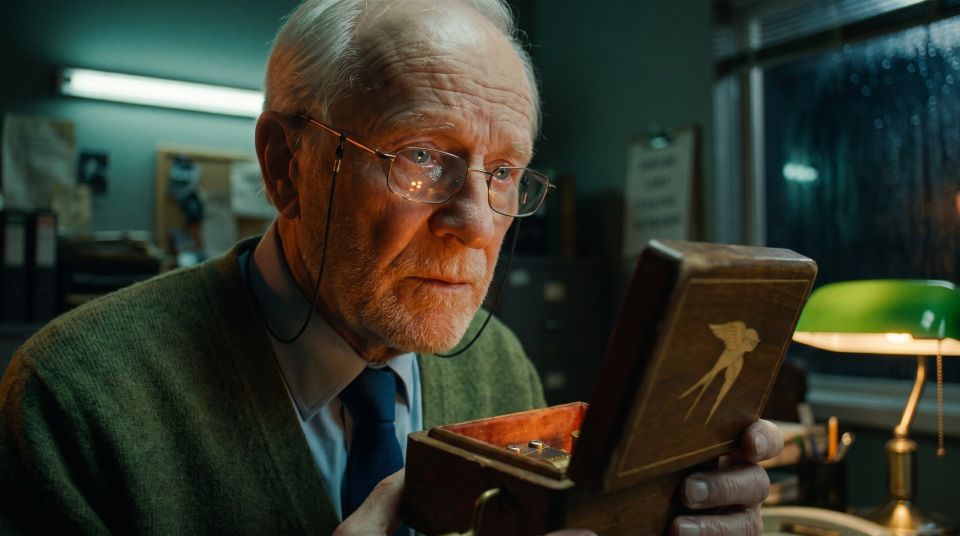
#> input picture pipeline/stills/s01_sh06_c0b54850.jpg, 1920 x 1072 px, found by its file name (shown at 1/2 size)
$ python build_process_slides.py
#> lines starting #> are read from the running program, lines starting #| are printed output that depends on the picture
#!/usr/bin/env python3
"""Build the step-by-step slides (1920x1080) of how LOST & FOUND was made on the LetzAI canvas template,
from the section renders in images/canvas_sections, then write process_carousel.pdf."""
import os
import numpy as np
from PIL import Image, ImageDraw, ImageFont

ROOT = os.path.dirname(os.path.dirname(os.path.abspath(__file__)))
SEC = os.path.join(ROOT, "images/canvas_sections"); MT = os.path.join(ROOT, "../movie_test")
OUT = os.path.join(ROOT, "images/process"); os.makedirs(OUT, exist_ok=True)
F = "/usr/share/fonts/truetype/dejavu/DejaVuSans.ttf"; FB = "/usr/share/fonts/truetype/dejavu/DejaVuSans-Bold.ttf"
f = lambda s, b=False: ImageFont.truetype(FB if b else F, s)
BG = (11, 11, 13); W, H = 1920, 1080; HEAD = 150
COL = {"01": "#e08a1e", "02": "#14b8a6", "03": "#22c55e", "04": "#3b82f6", "05": "#ef4444", "": "#a1a1aa"}
STEP = {"01": "Brief & script", "02": "Look dev", "03": "Locked bible", "04": "Shot boards", "05": "Animate & deliver"}
sec = lambda n: Image.open(os.path.join(SEC, n)).convert("RGB")


def bg_rows(img):
    a = np.asarray(img).astype(int)
    return (np.abs(a - np.array(BG)).sum(2) > 40).sum(1) <= img.width * 0.012


def split(img, n):
    """Cut a tall image into n parts at background rows and lay them side by side."""
    free = np.where(bg_rows(img))[0]; cuts = [0]
    for k in range(1, n):
        t = img.height * k // n; cuts.append(int(free[np.abs(free - t).argmin()]))
    cuts.append(img.height)
    parts = [img.crop((0, a, img.width, b)) for a, b in zip(cuts, cuts[1:])]
    out = Image.new("RGB", (sum(p.width for p in parts) + 40 * (n - 1), max(p.height for p in parts)), BG); x = 0
    for p in parts:
        out.paste(p, (x, 0)); x += p.width + 40
    return out


def side(*imgs, gap=40):
    out = Image.new("RGB", (sum(i.width for i in imgs) + gap * (len(imgs) - 1), max(i.height for i in imgs)), BG); x = 0
    for i in imgs:
        out.paste(i, (x, (out.height - i.height) // 2)); x += i.width + gap
    return out


n = 0


def slide(step, title, caption, img=None):
    global n
    n += 1
    s = Image.new("RGB", (W, H), BG); d = ImageDraw.Draw(s); c = COL[step]
    d.rectangle([0, 0, W, 8], fill=c)
    if step:
        pill = f"STEP {step} · {STEP[step]}".upper(); pw = int(f(24, True).getlength(pill)) + 40
        d.rounded_rectangle([60, 36, 60 + pw, 84], 24, fill=c)
        d.text((80, 44), pill, font=f(24, True), fill="#0b0b0d")
        d.text((60 + pw + 30, 38), title, font=f(40, True), fill="#f4f4f5")
    else:
        d.text((60, 38), title, font=f(40, True), fill="#f4f4f5")
    d.text((60, 100), caption, font=f(24), fill="#a1a1aa")
    if img is not None:
        sc = min((W - 80) / img.width, (H - HEAD - 30) / img.height)
        im = img.resize((int(img.width * sc), int(img.height * sc)), Image.LANCZOS)
        s.paste(im, ((W - im.width) // 2, HEAD + (H - HEAD - 30 - im.height) // 2))
    s.save(os.path.join(OUT, f"{n:02d}.png")); return s


slides = []
# cover
cov = Image.open(os.path.join(MT, "stills/s01_sh06_c0b54850.jpg")).convert("RGB").resize((W, H))
cov = Image.blend(cov, Image.new("RGB", (W, H), BG), 0.55); d = ImageDraw.Draw(cov)
#> after `cov = Image.blend(cov, Image.new('RGB', (W, H), BG), 0.55)`:
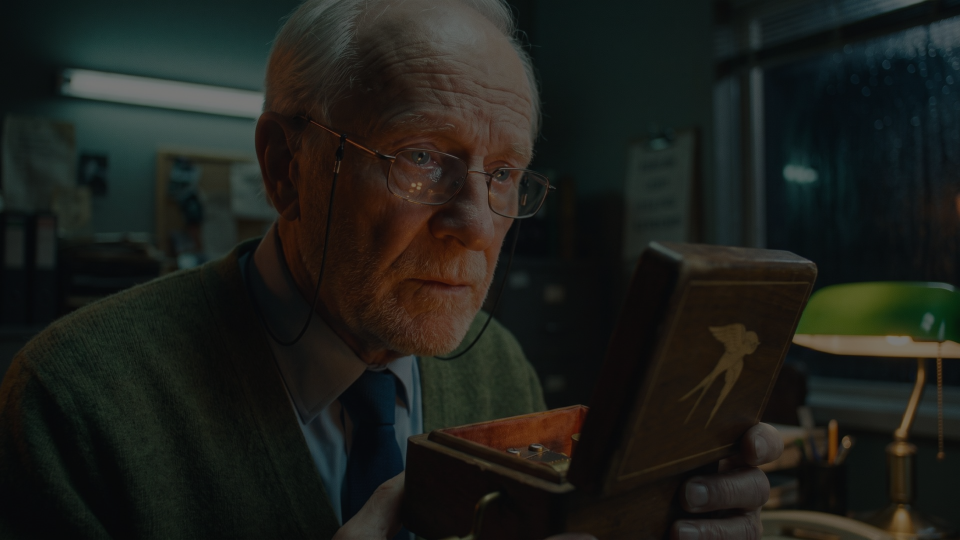
#> cov: PIL image 1920x1080 RGB (shown at 1/2 size); mean R, G, B 29.1, 31, 26.6
d.text((100, 640), "LOST & FOUND", font=ImageFont.truetype("/usr/share/fonts/truetype/dejavu/DejaVuSerif-Bold.ttf", 110), fill="#f5e6c8")
d.text((104, 790), "How a 3-minute film was made, step by step, on the LetzAI canvas template", font=f(36), fill="#f4f4f5")
d.text((104, 850), "Story, prompts and edit by Claude · images and video through LetzAI · FILMHACK.AI 2026, Berlin", font=f(26), fill="#d4d4d8")
n += 1; cov.save(os.path.join(OUT, f"{n:02d}.png")); slides.append(cov)
#> after `n += 1`:
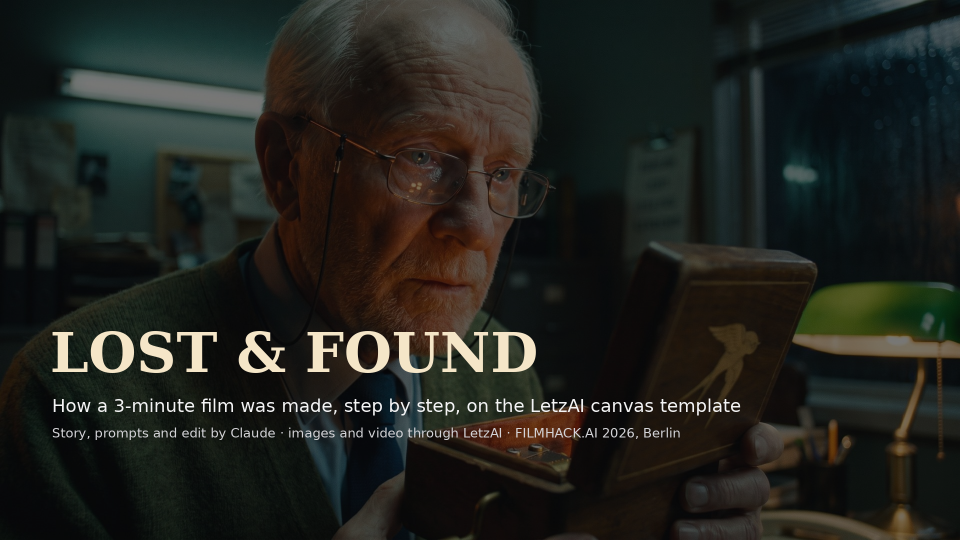
#> saved as 01.png: PIL image 1920x1080 RGB (shown at 1/2 size); mean R, G, B 33.8, 35.5, 30.8

slides.append(slide("01", "The brief", "Constraints first: runtime, formats and the hard no-gos (no real faces, brands or borrowed music). Plus a naming rule and status colours.",
#> (the run stopped early here; a loop or call above may not have finished)

$ run again, with pipeline/stills/s01_sh01_b9ef59c2.jpg copied over pipeline/stills/s01_sh06_c0b54850.jpg
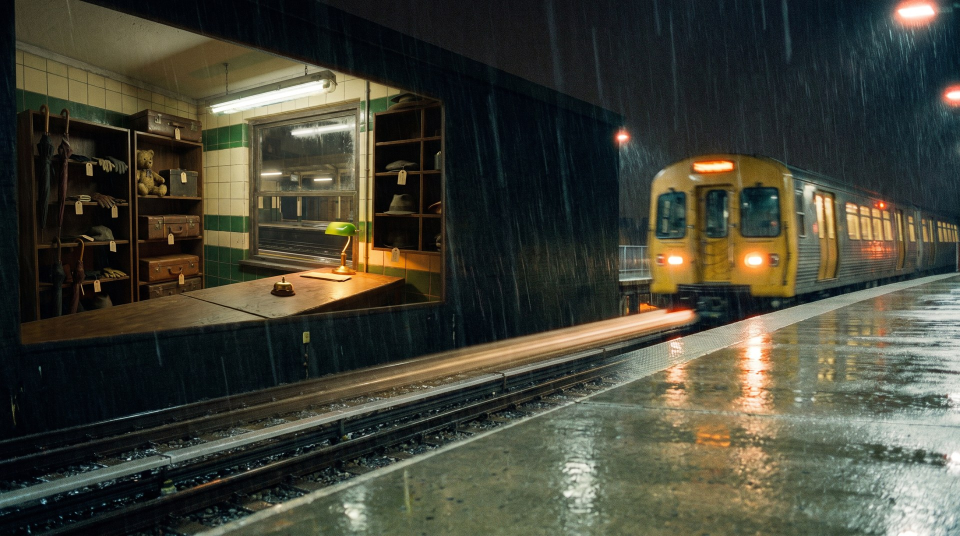
#> input picture pipeline/stills/s01_sh01_b9ef59c2.jpg, 1920 x 1072 px, found by its file name (shown at 1/2 size)
#> `cov = Image.blend(cov, Image.new('RGB', (W, H), BG), 0.55)`:
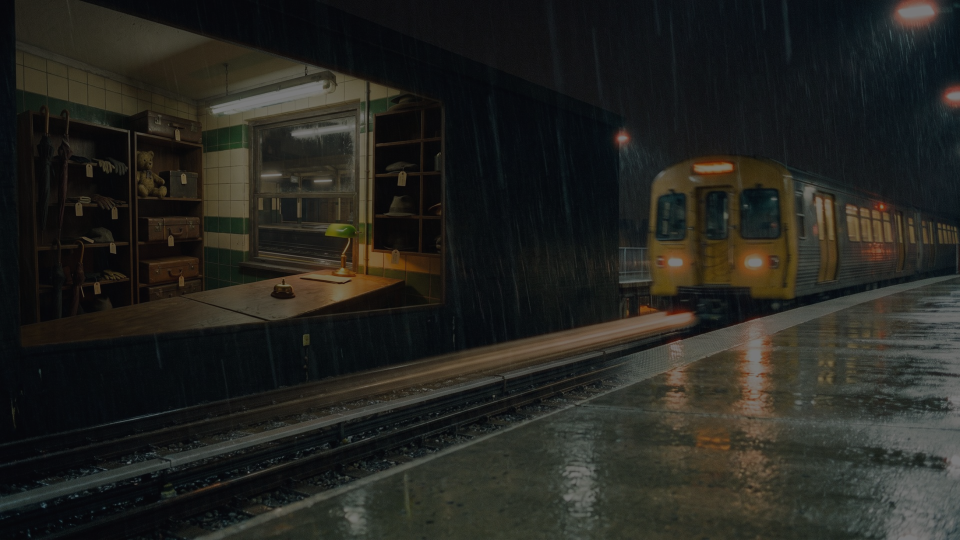
#> cov: PIL image 1920x1080 RGB (shown at 1/2 size); mean R, G, B 36.1, 36.1, 31.5
#> `n += 1`:
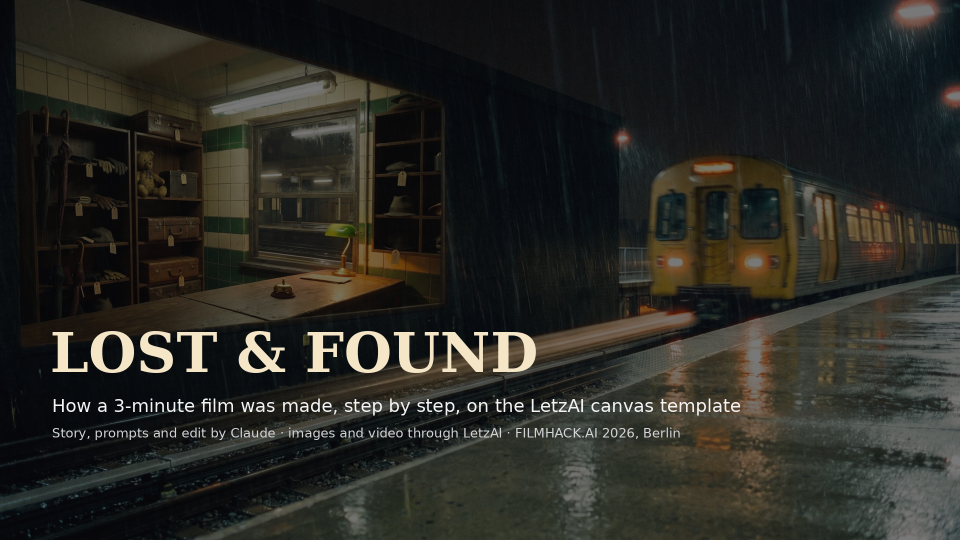
#> saved as 01.png: PIL image 1920x1080 RGB (shown at 1/2 size); mean R, G, B 40.8, 40.6, 35.7

$ run again, with pipeline/stills/s01_sh02_c474952b.jpg copied over pipeline/stills/s01_sh06_c0b54850.jpg
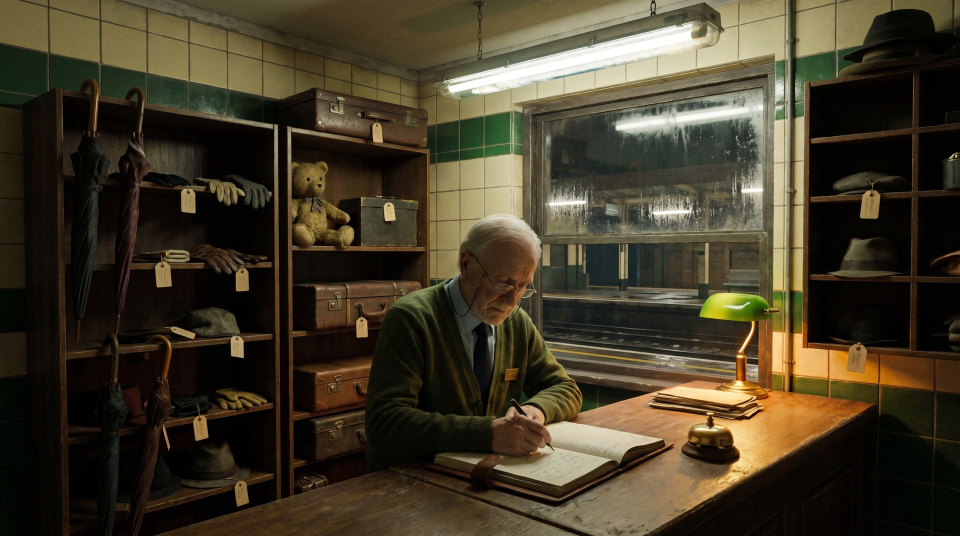
#> input picture pipeline/stills/s01_sh02_c474952b.jpg, 1920 x 1072 px, found by its file name (shown at 1/2 size)
#> `cov = Image.blend(cov, Image.new('RGB', (W, H), BG), 0.55)`:
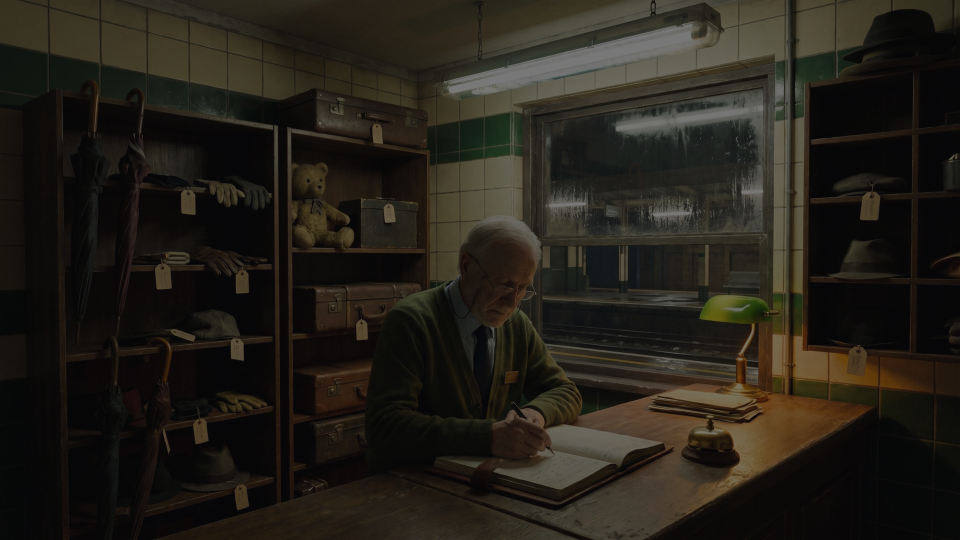
#> cov: PIL image 1920x1080 RGB (shown at 1/2 size); mean R, G, B 35.9, 32, 24.7
#> `n += 1`:
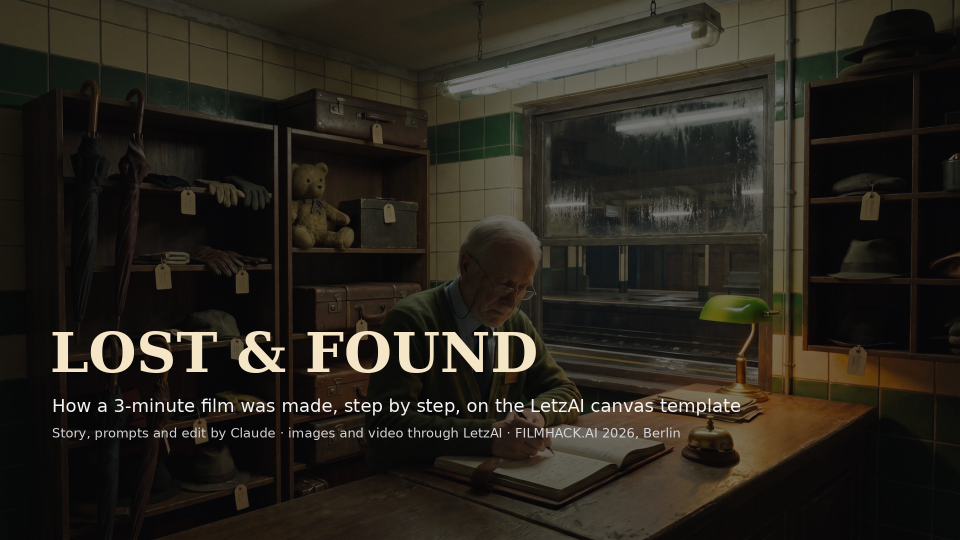
#> saved as 01.png: PIL image 1920x1080 RGB (shown at 1/2 size); mean R, G, B 40.7, 36.7, 29.1

$ run again, with pipeline/stills/s01_sh03_419f27b7.jpg copied over pipeline/stills/s01_sh06_c0b54850.jpg
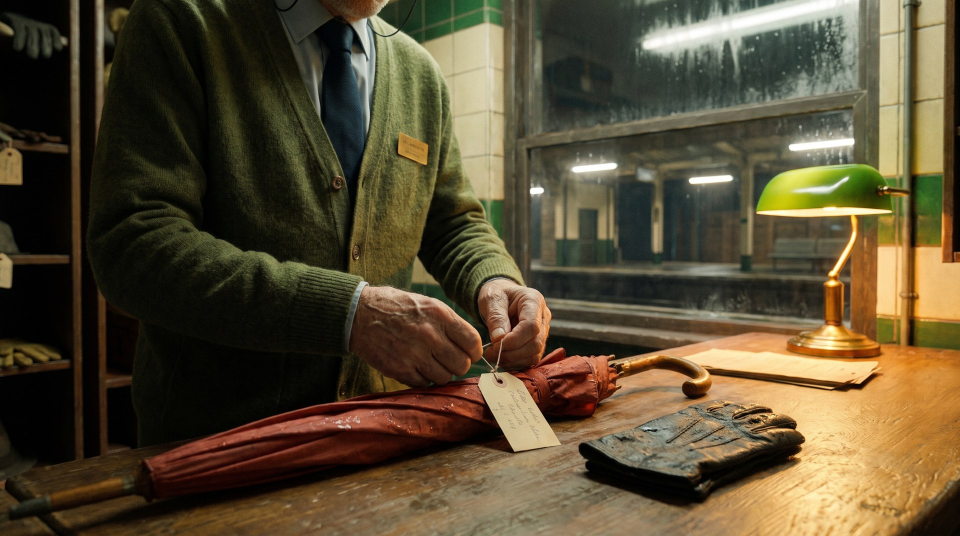
#> input picture pipeline/stills/s01_sh03_419f27b7.jpg, 1920 x 1072 px, found by its file name (shown at 1/2 size)
#> `cov = Image.blend(cov, Image.new('RGB', (W, H), BG), 0.55)`:
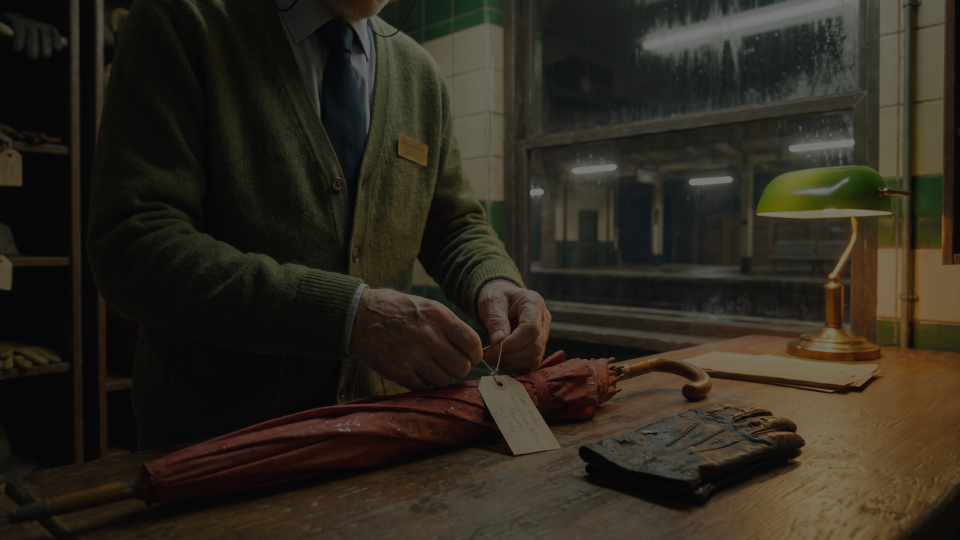
#> cov: PIL image 1920x1080 RGB (shown at 1/2 size); mean R, G, B 45.1, 39.6, 29.7
#> `n += 1`:
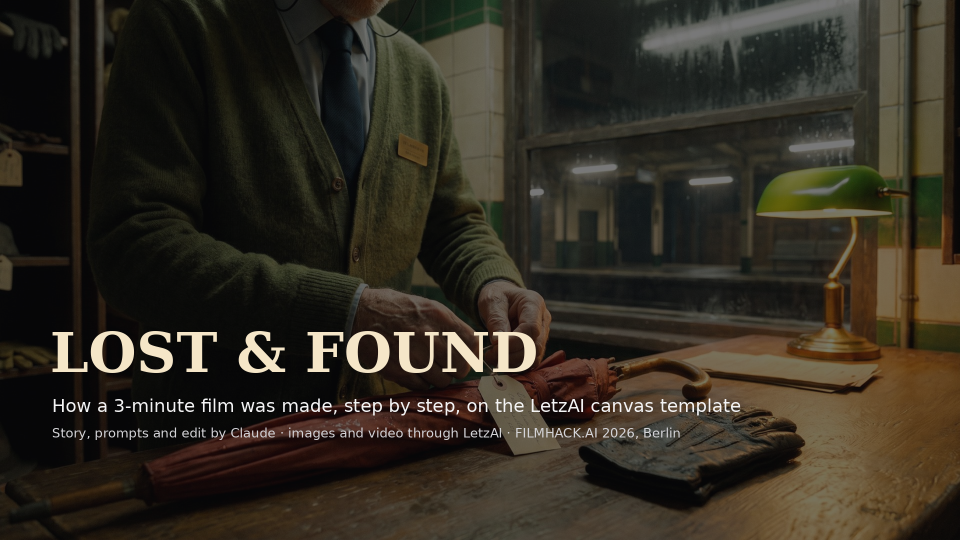
#> saved as 01.png: PIL image 1920x1080 RGB (shown at 1/2 size); mean R, G, B 49.8, 44.3, 34
